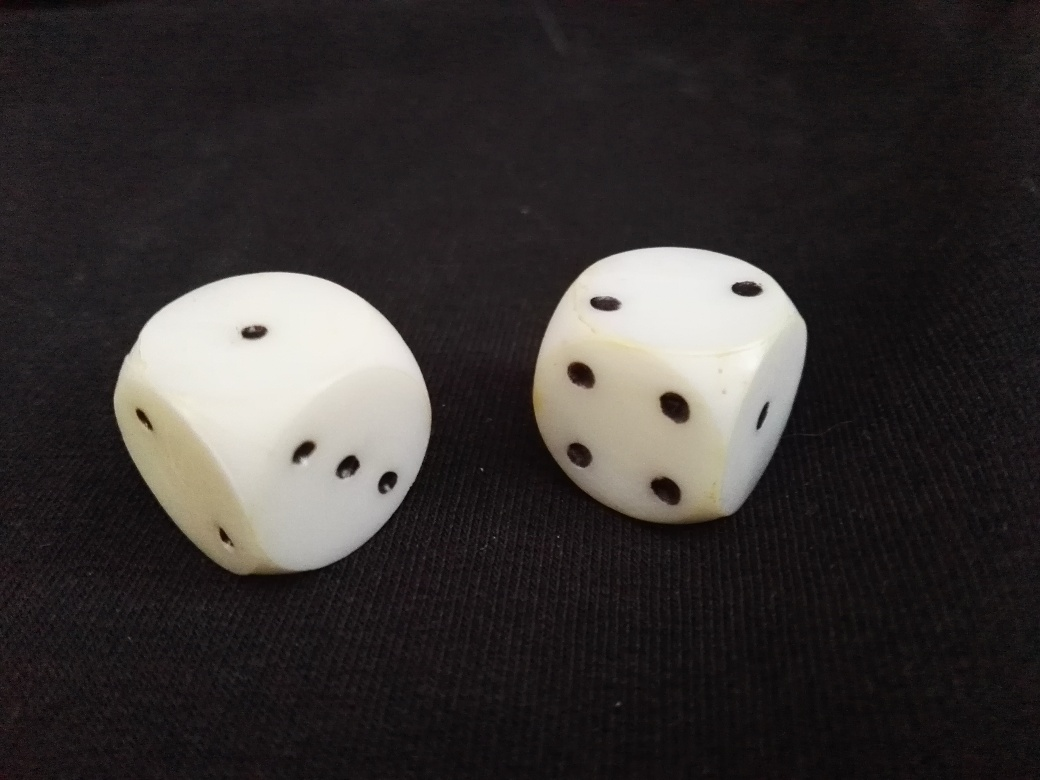
#> input picture src/algorithms/kocka.jpg, 1040 x 780 px
$ python 11_02_hough_circle.py
#> lines starting #> are read from the running program, lines starting #| are printed output that depends on the picture; after the words box and inside, x2 and y2 are one past the last pixel; in counts of white or black regions, pixels touching at a corner belong together
import sys
import cv2
import numpy as np


def main(argv):
    ## [load]
    default_file = "kocka.jpg"
    filename = argv[0] if len(argv) > 0 else default_file

    # Loads an image
    src = cv2.imread(filename, cv2.IMREAD_COLOR)
#> src is the input picture: shape (780, 1040, 3); mean B, G, R 50.2, 51.1, 55.3

    # Check if image is loaded fine
    if src is None:
        print ('Error opening image!')
        print ('Usage: hough_circle.py [image_name -- default ' + default_file + '] \n')
        return -1
    ## [load]

    ## [convert_to_gray]
    # Convert it to gray
    gray = cv2.cvtColor(src, cv2.COLOR_BGR2GRAY)
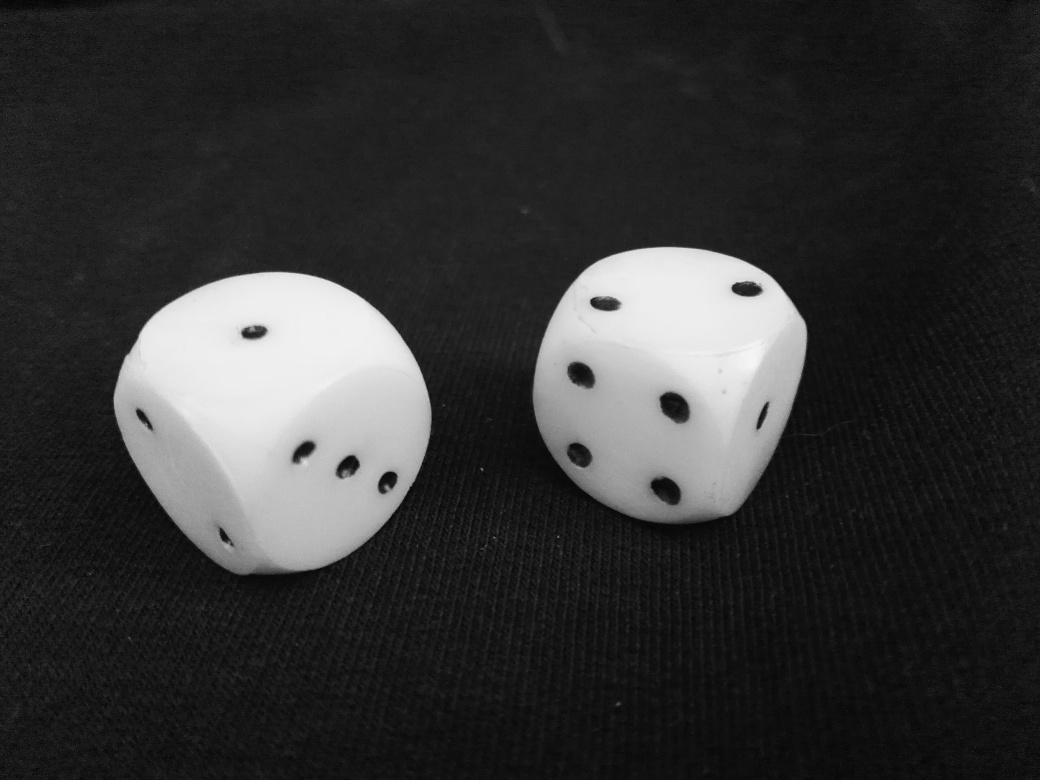
#> gray: shape (780, 1040); min 2, max 246, mean 52.2
    ## [convert_to_gray]

    ## [reduce_noise]
    # Reduce the noise to avoid false circle detection
    gray = cv2.medianBlur(gray, 5)
    ## [reduce_noise]

    ## [houghcircles]
    rows = gray.shape[0]
#> rows = 780
    circles = cv2.HoughCircles(gray, cv2.HOUGH_GRADIENT, 1, rows / 16,
                               param1=200, param2=20,
                               minRadius=10, maxRadius=60)
#> circles = [[660.5, 496.5, 20.4]]
    ## [houghcircles]

    ## [draw]
    if circles is not None:
        circles = np.uint16(np.around(circles))
#> circles = [[660, 496, 20]]
        for i in circles[0, :]:
            center = (i[0], i[1])
            print(center, i[2])
            # circle center
            cv2.circle(src, center, 1, (255, 0, 0), 3)
            # circle outline
            radius = i[2]
            cv2.circle(src, center, radius, (0, 0, 255), 3)
#> this loop made 1 pass
#| (660, 496) 20
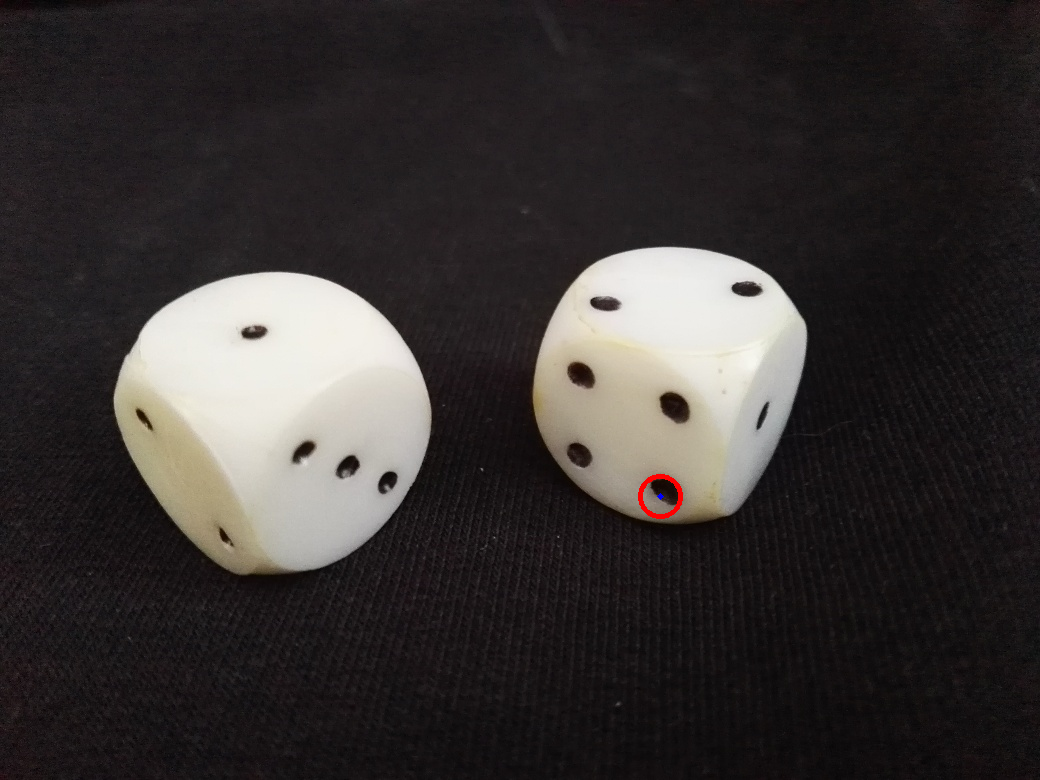
#> src: shape (780, 1040, 3); 0.08% of pixels changed, all inside (x1, y1, x2, y2) = (638, 474, 683, 519)
    ## [draw]

    ## [display]
    cv2.imshow("detected circles", src)
    cv2.waitKey(0)
    ## [display]

    return 0


if __name__ == "__main__":
    main(sys.argv[1:])
